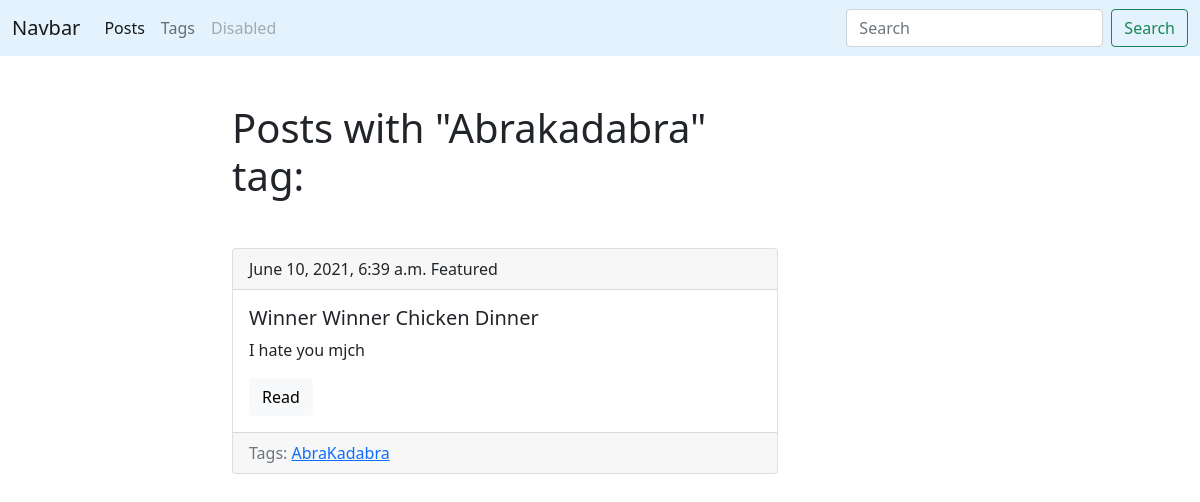
Page /blog/tag/hha-hha-hha/ on the earlier database version.
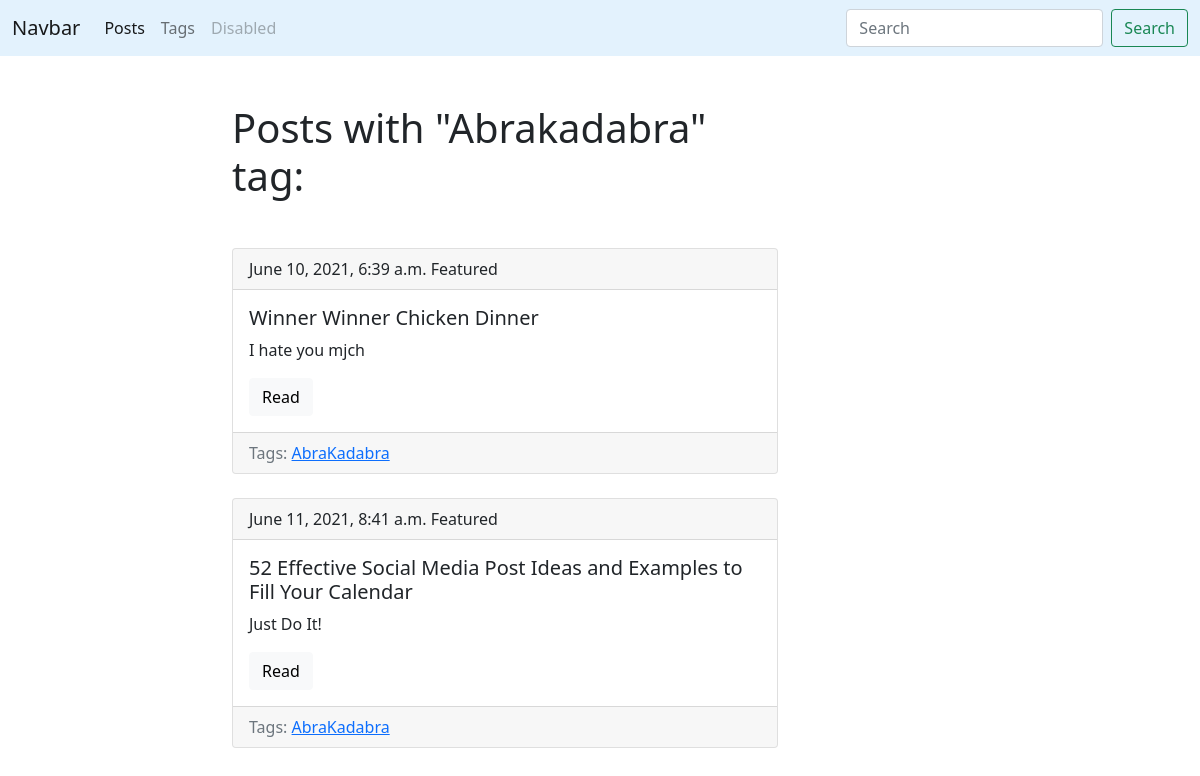
Same page on the later database version.
### blog/models.py (models this page shows, shortened)
class Tag(models.Model):
    title = models.CharField(max_length=50)
    slug = models.SlugField(max_length=50, unique=True)
    def get_absolute_url(self):
        return reverse('tag_detail_url', kwargs={'slug': self.slug})

class Post(models.Model):
    title = models.CharField(max_length=150, db_index=True)
    slug = models.SlugField(max_length=150, blank=True, unique=True)
    body = models.TextField(blank=True, db_index=True)
    tags = models.ManyToManyField('Tag', blank=True, related_name='posts')
    date_pub = models.DateTimeField(auto_now_add=True)
    def get_absolute_url(self):
        return reverse('post_detail_url', kwargs={'slug': self.slug})

### blog/views.py (the view)
# urls.py: path('tag/<str:slug>/', TagDetail.as_view(), name='tag_detail_url'),
class TagDetail(ObjectDetailMixin, View):
    model = Tag
    template = 'blog/tag_detail.html'

### blog/utils.py (called while the page is built)
    def get(self, request, slug):
        obj = get_object_or_404(self.model, slug__iexact=slug)
        return render(request, self.template,
                      context={self.model.__name__.lower(): obj,
                               'admin_object': obj,
                               'detail': True})

### blog/templates/blog/tag_detail.html
{% extends 'blog/base_blog.html' %}
{% block content %}
    <h1 class="mb-5">Posts with "{{ tag.title|title }}" tag:</h1>
    {% for post in tag.posts.all %}
        {% include 'blog/includes/post_card_template.html' %}
    {% endfor %}
{% endblock %}

### blog/templates/blog/base_blog.html (shortened to what this page needs)
{% extends 'base.html' %}

### templates/base.html (shortened to what this page needs)
{% load static %}
<!DOCTYPE html>
<html lang="en">
<head>
    <link href="https://cdn.jsdelivr.net/npm/bootstrap@5.0.1/dist/css/bootstrap.min.css" rel="stylesheet">
    <link rel="stylesheet" href="{% static 'css/styles.css' %}">
</head>
<body>
    <nav class="navbar navbar-expand-lg navbar-light" style="background-color: #e3f2fd;">
        <div class="container-fluid">
            <a class="navbar-brand" href="#">Navbar</a>
            <div class="collapse navbar-collapse" id="navbarSupportedContent">
                <ul class="navbar-nav me-auto mb-2 mb-lg-0">
                    <li class="nav-item">
                      <a class="nav-link active" href="{% url 'posts_list_url' %}">Posts</a>
                    </li>
                    <li class="nav-item">
                      <a class="nav-link" href="{% url 'tags_list_url' %}">Tags</a>
                    </li>
                    <li class="nav-item">
                        <a class="nav-link disabled" href="#" tabindex="-1" aria-disabled="true">Disabled</a>
                    </li>
                </ul>
                <form class="d-flex">
                    <input class="form-control me-2" type="search" placeholder="Search" aria-label="Search">
                    <button class="btn btn-outline-success" type="submit">Search</button>
                </form>
            </div>
        </div>
    </nav>
    <div class="container mt-5">
        <div class="row">
            <div class="col-6 offset-md-2">
                {% block content %}{% endblock %}
            </div>
        </div>
    </div>
</body>
</html>

### blog/templates/blog/includes/post_card_template.html
<div class="card mb-4">
    <div class="card-header">
        {{ post.date_pub }}
      Featured
    </div>
    <div class="card-body">
      <h5 class="card-title">{{ post.title }}</h5>
      <p class="card-text">{{ post.body|truncatewords:15 }}</p>
      <a href="{{ post.get_absolute_url }}" class="btn btn-light">Read</a>
    </div>
    <div class="card-footer text-muted">
        Tags:
        {% for tag in post.tags.all %}
            <a href="{{ tag.get_absolute_url }}">{{ tag.title }}</a>
        {% endfor %}
    </div>
</div>

Differences in the rows shown:
added Post: date_pub "June 11, 2021, 8:41 a.m.", title "52 Effective Social Media Post Ideas and Examples to Fill Your Calendar", body "Just Do It!", Tag (title "AbraKadabra")
